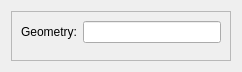
<?xml version="1.0" encoding="UTF-8"?>
<ui version="4.0">
 <class>AddShapeDialog</class>
 <widget class="QDialog" name="AddShapeDialog">
  <property name="geometry">
   <rect>
    <x>0</x>
    <y>0</y>
    <width>242</width>
    <height>72</height>
   </rect>
  </property>
  <property name="sizePolicy">
   <sizepolicy hsizetype="Preferred" vsizetype="Fixed">
    <horstretch>0</horstretch>
    <verstretch>0</verstretch>
   </sizepolicy>
  </property>
  <property name="windowTitle">
   <string>Dialog</string>
  </property>
  <layout class="QVBoxLayout" name="verticalLayout">
   <item>
    <widget class="QFrame" name="frame">
     <property name="frameShape">
      <enum>QFrame::StyledPanel</enum>
     </property>
     <property name="frameShadow">
      <enum>QFrame::Raised</enum>
     </property>
     <layout class="QFormLayout" name="formLayout">
      <item row="1" column="0">
       <widget class="QLabel" name="label">
        <property name="text">
         <string>Geometry:</string>
        </property>
       </widget>
      </item>
      <item row="1" column="1">
       <widget class="QLineEdit" name="shape_le"/>
      </item>
     </layout>
    </widget>
   </item>
  </layout>
 </widget>
 <resources/>
 <connections/>
</ui>
